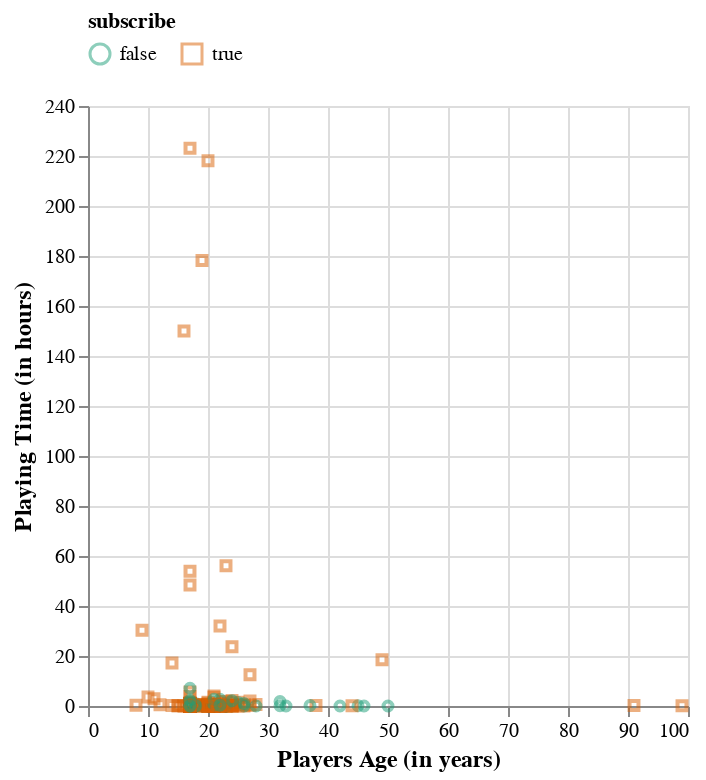

The notebook cell saved with this chart:
### Code cell
players_plot_classified = alt.Chart(players_tidy).mark_point(size=20, opacity = 0.5).encode(
    x = alt.X('age')
    .title('Players Age (in years)'),
    y = alt.Y('played_hours')
    .title('Playing Time (in hours)'),
    color=alt.Color("subscribe")
    .legend(orient="top")
    .scale(scheme="dark2"),
    shape="subscribe"
).configure_axis(titleFontSize=12)
players_plot_classified

### Figure 1 — Vega specification as saved in the notebook (floating-point values rounded to 4 significant figures; data arrays with more than 128 entries replaced by an {"elided": "..."} marker saying what was removed)
{"$schema": "https://vega.github.io/schema/vega/v5.json", "data": [{"name": "source_0", "values": {"elided": "196 records"}}, {"name": "source_0_x_domain_age", "values": [{"min": 8, "max": 99}]}, {"name": "source_0_y_domain_played_hours", "values": [{"min": 0.0, "max": 223.1}]}, {"name": "source_0_color_domain_subscribe", "values": [{"subscribe": true}, {"subscribe": false}]}, {"name": "source_0_shape_domain_subscribe", "values": [{"subscribe": true}, {"subscribe": false}]}], "marks": [{"type": "symbol", "name": "marks", "from": {"data": "source_0"}, "encode": {"update": {"size": {"value": 20}, "fill": {"value": "transparent"}, "y": {"field": "played_hours", "scale": "y"}, "x": {"field": "age", "scale": "x"}, "stroke": {"field": "subscribe", "scale": "color"}, "shape": {"field": "subscribe", "scale": "shape"}, "opacity": {"value": 0.5}}}, "style": ["point"]}], "scales": [{"name": "x", "type": "linear", "domain": [{"signal": "(data(\"source_0_x_domain_age\")[0] || {}).min"}, {"signal": "(data(\"source_0_x_domain_age\")[0] || {}).max"}], "range": [0, {"signal": "width"}], "zero": true, "nice": true}, {"name": "y", "type": "linear", "domain": [{"signal": "(data(\"source_0_y_domain_played_hours\")[0] || {}).min"}, {"signal": "(data(\"source_0_y_domain_played_hours\")[0] || {}).max"}], "range": [{"signal": "height"}, 0], "zero": true, "nice": true}, {"name": "color", "type": "ordinal", "domain": {"data": "source_0_color_domain_subscribe", "field": "subscribe", "sort": true}, "range": {"scheme": "dark2"}}, {"name": "shape", "type": "ordinal", "domain": {"data": "source_0_shape_domain_subscribe", "field": "subscribe", "sort": true}, "range": "symbol"}], "axes": [{"scale": "x", "minExtent": 0, "zindex": 0, "gridScale": "y", "domain": false, "ticks": false, "orient": "bottom", "aria": false, "grid": true, "tickCount": {"signal": "ceil(width/40)"}, "labels": false, "maxExtent": 0}, {"scale": "y", "zindex": 0, "domain": false, "aria": false, "minExtent": 0, "grid": true, "orient": "left", "tickCount": {"signal": "ceil(height/40)"}, "gridScale": "x", "labels": false, "maxExtent": 0, "ticks": false}, {"scale": "x", "grid": false, "zindex": 0, "labelOverlap": true, "orient": "bottom", "title": "Players Age (in years)", "labelFlush": true, "tickCount": {"signal": "ceil(width/40)"}}, {"scale": "y", "tickCount": {"signal": "ceil(height/40)"}, "zindex": 0, "grid": false, "labelOverlap": true, "orient": "left", "title": "Playing Time (in hours)"}], "padding": 5, "style": "cell", "config": {"axis": {"titleFontSize": 12}}, "legends": [{"orient": "top", "stroke": "color", "direction": "horizontal", "symbolType": "circle", "title": "subscribe", "encode": {"symbols": {"update": {"fill": {"value": "transparent"}, "opacity": {"value": 0.5}}}}, "shape": "shape"}], "height": 300, "background": "white", "width": 300}
